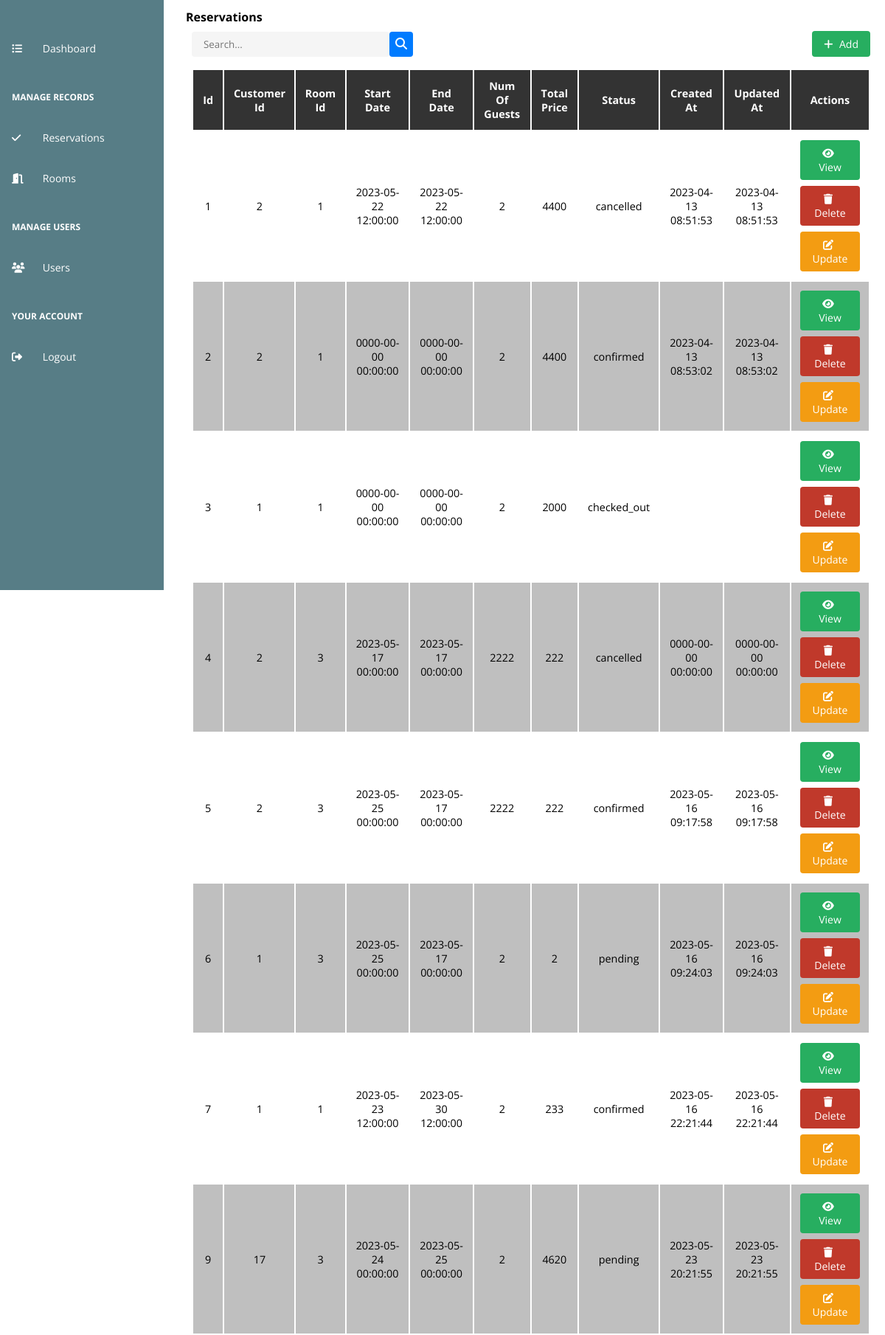
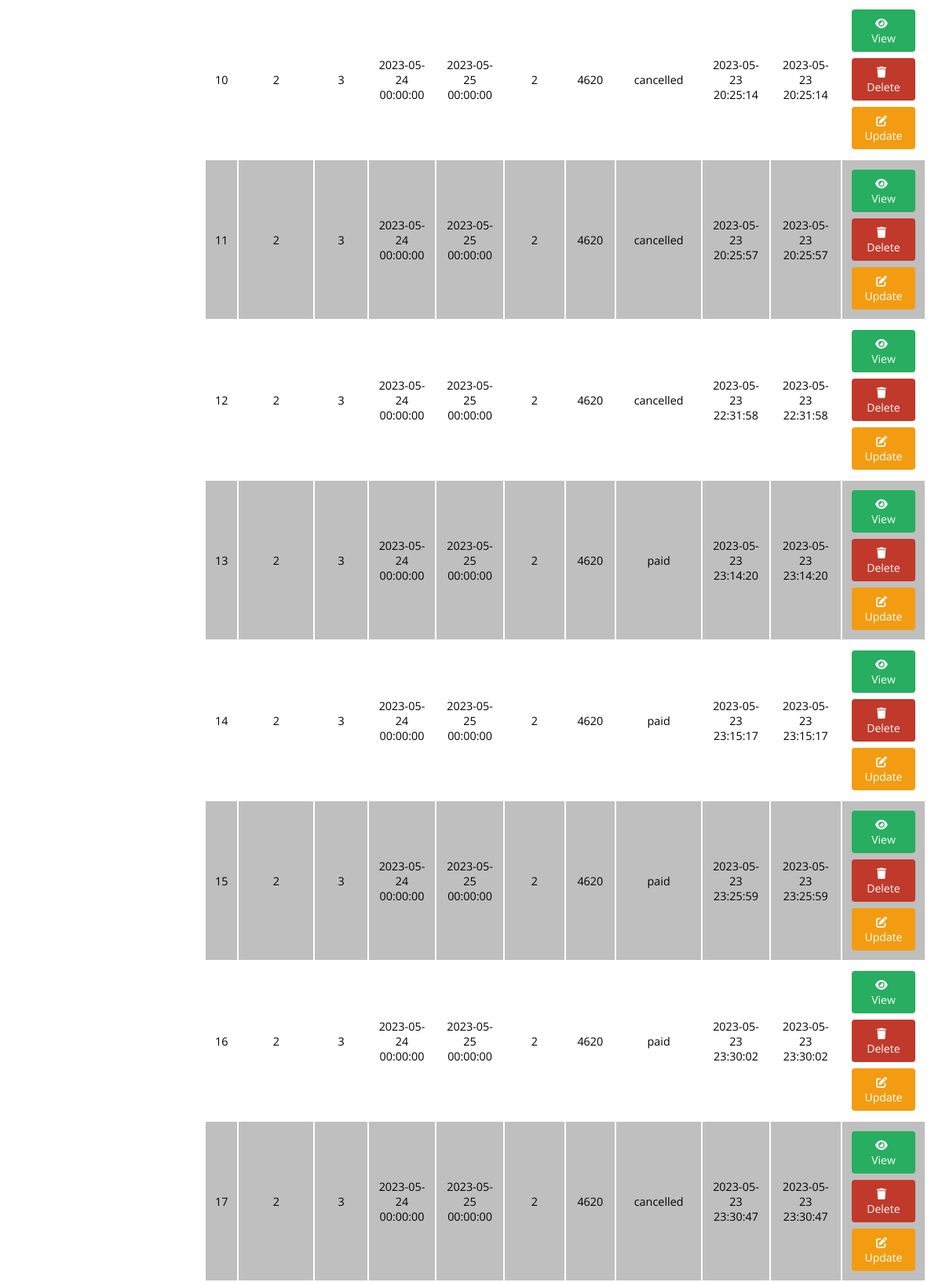
The page /admin/reservations.php (upper part) on the database its author committed (2 pictures, top to bottom).
### tables this page shows
CREATE TABLE `reservations` (
  `id` int(11) NOT NULL,
  `customer_id` int(11) NOT NULL,
  `room_id` int(11) NOT NULL,
  `start_date` datetime NOT NULL,
  `end_date` datetime DEFAULT NULL,
  `num_of_guests` int(11) NOT NULL DEFAULT 2,
  `total_price` int(11) NOT NULL,
  `status` varchar(255) NOT NULL DEFAULT 'pending',
  `created_at` datetime DEFAULT current_timestamp(),
  `updated_at` datetime DEFAULT current_timestamp()
);

### admin/components/Table.php (the view, shortened to what this page needs)
<?php
class Table
{
    private $tbl, $header, $content, $id, $styles, $attributes, $columns, $form,
    $tblTitle, $hasActions;
    public function __construct($tbl)
    {
        $this->tbl = $tbl;
    }
    public function build_header()
    {
        $header = "";
        $keys = array_keys($this->tbl[0]);
        foreach ($keys as $th) {
            $newTh = str_replace("_", " ", $th);
            $header .= "<th>$newTh</th>";
        }
        $header .= isset($this->hasActions) && $this->hasActions ? "<th>Actions</th>" : "";
    }
    public function build_rows()
    {
        $rows = "";
        foreach ($this->tbl as $key => $row) {
            $rows .= "<tr>";
            $targetId = 0;
            foreach ($row as $subKey => $subRow) {
                $rows .= "<td>$subRow</td>";
                if($subKey == "id") $targetId = $subRow;
            }
            $rows .= isset($this->hasActions) && $this->hasActions ? <<<ACT
            <td class="action-column">
                <button class="action-button view-button" method="view" target-modal="view_reservation_modal" target-id="{$targetId}"
                    target-form="{$this->getForm()}ViewForm" data-function="fetch_user_rooms">
                    <i class="fas fa-eye"></i> View
                </button>
                <button class="action-button delete-button" method="delete" target-id="{$targetId}"
                onclick="delete_row({$targetId},'{$this->tblTitle}')">
                    <i class="fas fa-trash"></i> Delete
                </button>
                <button class="action-button update-button" method="update" target-modal="update_reservation_modal" target-id="{$targetId}"
                    target-form="{$this->getForm()}UpdateForm" data-function="fetch_user_rooms">
                    <i class="fas fa-edit"></i> Update
                </button>
            </td>
            ACT : "";
            $rows .= "</tr>";
        }
    }
    function build_table()
    {
        $this->build_header();
        $this->build_rows();
        return <<<TBL
            <table class="tbl">
                <thead>
                    {$this->getHeader()}
                </thead>
                <tbody>
                    {$this->getContent()}
                </tbody>
            </table>
            TBL;
    }
    public function getHeader()
    {
        return $this->header;
    }
    public function setHeader($header)
    {
        $this->header = $header;
        return $this;
    }
    public function getContent()
    {
        return $this->content;
    }
    public function setContent($content)
    {
        $this->content = $content;
        return $this;
    }
    public function getForm()
    {
        return $this->form;
    }
    public function setForm($form)
    {
        $this->form = $form;
        return $this;
    }
    public function setTblTitle($tblTitle)
    {
        $this->tblTitle = $tblTitle;
        return $this;
    }
    public function setHasActions($hasActions)
    {
        $this->hasActions = $hasActions;
        return $this;
    }
}

### admin/assets/css/styles.css (style rules this page uses)
:root { --primary-color: #2980b9; --secondary-color: #6c757d; --success-color: #27ae60; --danger-color: #c0392b; --warning-color: #f39c12; --info-color: #17a2b8; --light-color: #f8f9fa; --dark-color: #343a40; }
* { margin: 0; padding: 0; outline: none; box-sizing: border-box; font-family: 'Open Sans', sans-serif; }
body, html { height: 100%; }
body { display: grid; grid-template-columns: 1fr 4fr; }
.tbl { width: 100%; padding: 0.5rem; }
.tbl tr:nth-child(even), .tbl tr:hover { background-color: rgba(0, 0, 0, 0.25); }
.tbl th { background-color: #333; color: #fff; text-transform: capitalize; padding: 0.75rem; }
.tbl td, th { padding: 0.75rem; text-align: center; font-size: 0.9rem; }
.action-button, .row-action-buttons { display: inline-block; padding: 8px 16px; border-radius: 4px; font-size: 14px; color: #fff; background-color: #3498db; border: none; cursor: pointer; transition: background-color 0.3s ease; }
.view-button, .add-button { background-color: var(--success-color); }
.delete-button { background-color: var(--danger-color); }
.update-button { background-color: var(--warning-color); }
.action-button i { margin-right: 5px; }
.action-column { display: flex; flex-direction: column; gap: 0.5rem; }

### rows shown on the page
reservations: id "1", customer "2", room "1", start_date "2023-05-22 12:00:00", end_date "2023-05-22 12:00:00", num_of_guests "2", total_price "4400", status "cancelled", created_at "2023-04-13 08:51:53", updated_at "2023-04-13 08:51:53"
reservations: id "2", customer "2", room "1", start_date "0000-00-00 00:00:00", end_date "0000-00-00 00:00:00", num_of_guests "2", total_price "4400", status "confirmed", created_at "2023-04-13 08:53:02", updated_at "2023-04-13 08:53:02"
reservations: id "3", customer "1", room "1", start_date "0000-00-00 00:00:00", end_date "0000-00-00 00:00:00", num_of_guests "2", total_price "2000", status "checked_out"
reservations: id "4", customer "2", room "3", start_date "2023-05-17 00:00:00", end_date "2023-05-17 00:00:00", num_of_guests "2222", total_price "222", status "cancelled", created_at "0000-00-00 00:00:00", updated_at "0000-00-00 00:00:00"
reservations: id "5", customer "2", room "3", start_date "2023-05-25 00:00:00", end_date "2023-05-17 00:00:00", num_of_guests "2222", total_price "222", status "confirmed", created_at "2023-05-16 09:17:58", updated_at "2023-05-16 09:17:58"
reservations: id "6", customer "1", room "3", start_date "2023-05-25 00:00:00", end_date "2023-05-17 00:00:00", num_of_guests "2", total_price "2", status "pending", created_at "2023-05-16 09:24:03", updated_at "2023-05-16 09:24:03"
reservations: id "7", customer "1", room "1", start_date "2023-05-23 12:00:00", end_date "2023-05-30 12:00:00", num_of_guests "2", total_price "233", status "confirmed", created_at "2023-05-16 22:21:44", updated_at "2023-05-16 22:21:44"
reservations: id "9", customer "17", room "3", start_date "2023-05-24 00:00:00", end_date "2023-05-25 00:00:00", num_of_guests "2", total_price "4620", status "pending", created_at "2023-05-23 20:21:55", updated_at "2023-05-23 20:21:55"
reservations: id "10", customer "2", room "3", start_date "2023-05-24 00:00:00", end_date "2023-05-25 00:00:00", num_of_guests "2", total_price "4620", status "cancelled", created_at "2023-05-23 20:25:14", updated_at "2023-05-23 20:25:14"
reservations: id "11", customer "2", room "3", start_date "2023-05-24 00:00:00", end_date "2023-05-25 00:00:00", num_of_guests "2", total_price "4620", status "cancelled", created_at "2023-05-23 20:25:57", updated_at "2023-05-23 20:25:57"
reservations: id "12", customer "2", room "3", start_date "2023-05-24 00:00:00", end_date "2023-05-25 00:00:00", num_of_guests "2", total_price "4620", status "cancelled", created_at "2023-05-23 22:31:58", updated_at "2023-05-23 22:31:58"
reservations: id "13", customer "2", room "3", start_date "2023-05-24 00:00:00", end_date "2023-05-25 00:00:00", num_of_guests "2", total_price "4620", status "paid", created_at "2023-05-23 23:14:20", updated_at "2023-05-23 23:14:20"
reservations: id "14", customer "2", room "3", start_date "2023-05-24 00:00:00", end_date "2023-05-25 00:00:00", num_of_guests "2", total_price "4620", status "paid", created_at "2023-05-23 23:15:17", updated_at "2023-05-23 23:15:17"
reservations: id "15", customer "2", room "3", start_date "2023-05-24 00:00:00", end_date "2023-05-25 00:00:00", num_of_guests "2", total_price "4620", status "paid", created_at "2023-05-23 23:25:59", updated_at "2023-05-23 23:25:59"
reservations: id "16", customer "2", room "3", start_date "2023-05-24 00:00:00", end_date "2023-05-25 00:00:00", num_of_guests "2", total_price "4620", status "paid", created_at "2023-05-23 23:30:02", updated_at "2023-05-23 23:30:02"
reservations: id "17", customer "2", room "3", start_date "2023-05-24 00:00:00", end_date "2023-05-25 00:00:00", num_of_guests "2", total_price "4620", status "cancelled", created_at "2023-05-23 23:30:47", updated_at "2023-05-23 23:30:47"

### other values the page prints
$newTh "Id"
$newTh "Customer Id"
$newTh "Room Id"
$newTh "Start Date"
$newTh "End Date"
$newTh "Num Of Guests"
$newTh "Total Price"
$newTh "Status"
$newTh "Created At"
$newTh "Updated At"
